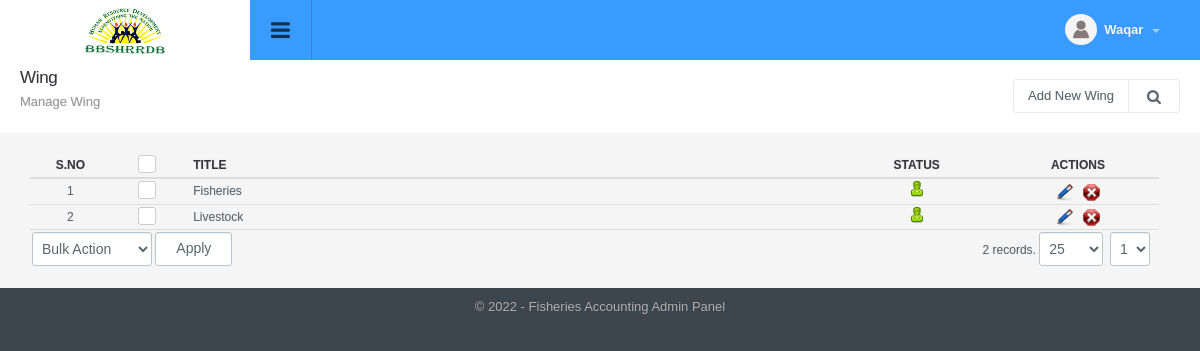
/wing_manage.php (signed in), run on the app's committed database.
### tables this page shows
CREATE TABLE `config_variable` (
  `id` int NOT NULL,
  `config_type_id` int NOT NULL,
  `title` varchar(512) NOT NULL,
  `notes` varchar(512) NOT NULL,
  `type` varchar(200) NOT NULL,
  `default_values` text NOT NULL,
  `key` varchar(200) NOT NULL,
  `value` text NOT NULL,
  `sortorder` int NOT NULL
);

CREATE TABLE `wing` (
  `id` int NOT NULL,
  `title` varchar(200) NOT NULL,
  `status` int NOT NULL DEFAULT '1',
  `ts` timestamp NOT NULL DEFAULT CURRENT_TIMESTAMP ON UPDATE CURRENT_TIMESTAMP
);

### include/utility.php (called while the page is built, shortened)
<?php
function get_config($var){
	global $dblink;
	$sql="select value from config_variable where `key`='".slash($var)."'";
	$resConfig=doquery($sql,$dblink);
	if(numrows($resConfig)>0){
		while($rowConfig=dofetch($resConfig))
			return unslash($rowConfig["value"]);
	}
}
$site_title=get_config("site_title");
$file_upload_root="./uploads/";
function slash($str){
	if(!is_array($str))
		return utf8_encode(addslashes($str));
	else{
		for($i=0; $i<count($str); $i++)
			$str[$i]=slash($str[$i]);
		return $str;
	}
}
function unslash($str){
	return stripslashes(utf8_decode($str));
	}

### include/db.php (called while the page is built, shortened)
<?php
function doquery($qr,$lnk){
	@$res=mysqli_query($lnk,$qr) or die($qr." - ".mysqli_error($lnk));
	return $res;
}
function dofetch($rs){
	@$rec=mysqli_fetch_array($rs);
	return $rec;
}
function numrows($rs){
	return mysqli_num_rows($rs);
}

### modules/wing/list.php (the view, shortened to what this page needs)
<?php
$extra='';
?>
<div class="page-header">
	<h1 class="title">Wing</h1>
  	<ol class="breadcrumb">
    	<li class="active">Manage Wing</li>
  	</ol>
  	<div class="right">
    	<div class="btn-group" role="group" aria-label="...">
        	<a href="wing_manage.php?tab=add" class="btn btn-light editproject">Add New Wing</a>
            <a id="topstats" class="btn btn-light" href="#"><i class="fa fa-search"></i></a>
    	</div>
    </div>
</div>
<div class="panel-body table-responsive">
	<table class="table table-hover list">
    	<thead>
            <tr>
                <th class="text-center" width="5%">S.No</th>
                <th class="text-center" width="5%"><div class="checkbox checkbox-primary">
                    <label for="select_all"></label></div></th>
                <th width="40%">Title</th>
                <th width="10%" class="text-center">Status</th>
                <th width="10%" class="text-center">Actions</th>
            </tr>
        </thead>
        <tbody>
            <?php
            $sql="select * from wing where 1 $extra";
            $rs=show_page($rows, $pageNum, $sql);
            if(numrows($rs)>0){
                $sn=1;
                while($r=dofetch($rs)){
                    ?>
                    <tr>
                        <td class="text-center"><?php echo $sn;?></td>
                        <td class="text-center"><div class="checkbox margin-t-0 checkbox-primary">
                            <label for="<?php echo "rec_".$sn?>"></label></div>
                        </td>
                        <td><?php echo unslash($r["title"]); ?></td>
                        <td class="text-center">
                            <a href="wing_manage.php?id=<?php echo $r['id'];?>&tab=status&s=<?php echo ($r["status"]==0)?1:0;?>">
                                <?php
                                if($r["status"]==0){
                                    ?>
                                    <img src="images/offstatus.png" alt="Off" title="Set Status On">
                                    <?php
                                }
                                else{
                                    ?>
                                    <img src="images/onstatus.png" alt="On" title="Set Status Off">
                                    <?php
                                }
                                ?>
                            </a>
                        </td>
                        <td class="text-center">
                            	<a href="wing_manage.php?tab=edit&id=<?php echo $r['id'];?>"><img title="Edit Record" alt="Edit" src="images/edit.png"></a>&nbsp;&nbsp;
                            	<a onclick="return confirm('Are you sure you want to delete')" href="wing_manage.php?id=<?php echo $r['id'];?>&amp;tab=delete"><img title="Delete Record" alt="Delete" src="images/delete.png"></a>
                        </td>
                    </tr>
                    <?php
                    $sn++;
                }
                ?>
                <tr>
                    <td colspan="3" class="actions">
                        <select name="bulk_action" class="" id="bulk_action" title="Choose Action">
                            <option value="null">Bulk Action</option>
                        </select>
                        <input type="button" name="apply" value="Apply" id="apply_bulk_action" class="btn btn-light" title="Apply Action"  />
                    </td>
                    <td colspan="2" class="paging" title="Paging" align="right"><?php echo pages_list($rows, "wing", $sql, $pageNum)?></td>
                </tr>
                <?php
            }
            else{
                ?>
                <tr>
                    <td colspan="5"  class="no-record">No Result Found</td>
                </tr>
                <?php
            }
            ?>
        </tbody>
     </table>
</div>

### include/header.php (shortened to what this page needs)
<!DOCTYPE html PUBLIC "-//W3C//DTD XHTML 1.0 Transitional//EN" "http://www.w3.org/TR/xhtml1/DTD/xhtml1-transitional.dtd">
<html xmlns="http://www.w3.org/1999/xhtml">
<head>
<link type="text/css" rel="stylesheet" href="css/font-awesome.min.css" />
<link type="text/css" rel="stylesheet" href="css/font-awesome.css" />
<link type="text/css" rel="stylesheet"  href="css/bootstrap.css" />
<link rel="stylesheet" href="css/bootstrap-datetimepicker.min.css" />
<link type="text/css" rel="stylesheet"  href="css/awesome-bootstrap-checkbox.css" />
<link href="css/general.css" type="text/css" rel="stylesheet" />
<link type="text/css" rel="stylesheet"  href="css/style.css" />
<link rel="stylesheet" href="//code.jquery.com/ui/1.12.1/themes/base/jquery-ui.css">
</head>
<body>
	<div id="wrapper" class="round_corners">
    	<div id="top" class="clearfix">
            <div class="applogo">
                <a href="index.php" class="logo"><?php $admin_logo=get_config("admin_logo"); ?><img src="<?php echo $file_upload_root;?>config/<?php echo $admin_logo?>" /></a>
            </div>
            <a class="sidebar-open-button" href="#"><i class="fa fa-bars"></i></a>
            <ul class="top-right">
            	<li class="dropdown link">
                	<a class="dropdown-toggle profilebox" data-toggle="dropdown" href="#">
                    	<img alt="img" src="images/profileimg-default.png">
                        <b><?php echo ucfirst((isset($_SESSION["logged_in_admin"]) && $_SESSION["logged_in_admin"]!="")?$_SESSION["logged_in_admin"]["name"]:"Guest");?></b>
                        <span class="caret"></span>
                    </a>
                </li>
           </ul>
        </div>
		<div class="content" style="margin-left:0">

### include/footer.php (shortened to what this page needs)
<div id="footer" class="bottom_round_corners">
	<div id="footer_content">
    	<address>&copy; <?php echo date("Y");?> - <?php echo $site_title; ?> Admin Panel</address>
    </div>
</div>
<link href="js/fancybox/jquery.fancybox.min.css" rel="stylesheet" type="text/css" />
<link href="js/chosen/chosen.css" rel="stylesheet" type="text/css" />
<link rel="stylesheet" type="text/css" href="css/angularjs-datetime-picker.css" />
</body>
</html>

### data on the page
config_variable: value (picture)
wing: title "Fisheries", status 1 (drawn)
wing: title "Livestock", status 1 (drawn)
config_variable: value "Fisheries Accounting"

### other printed values
pages_list($rows, "wing", $sql, $pageNum) "2 records."
form field page "1"
